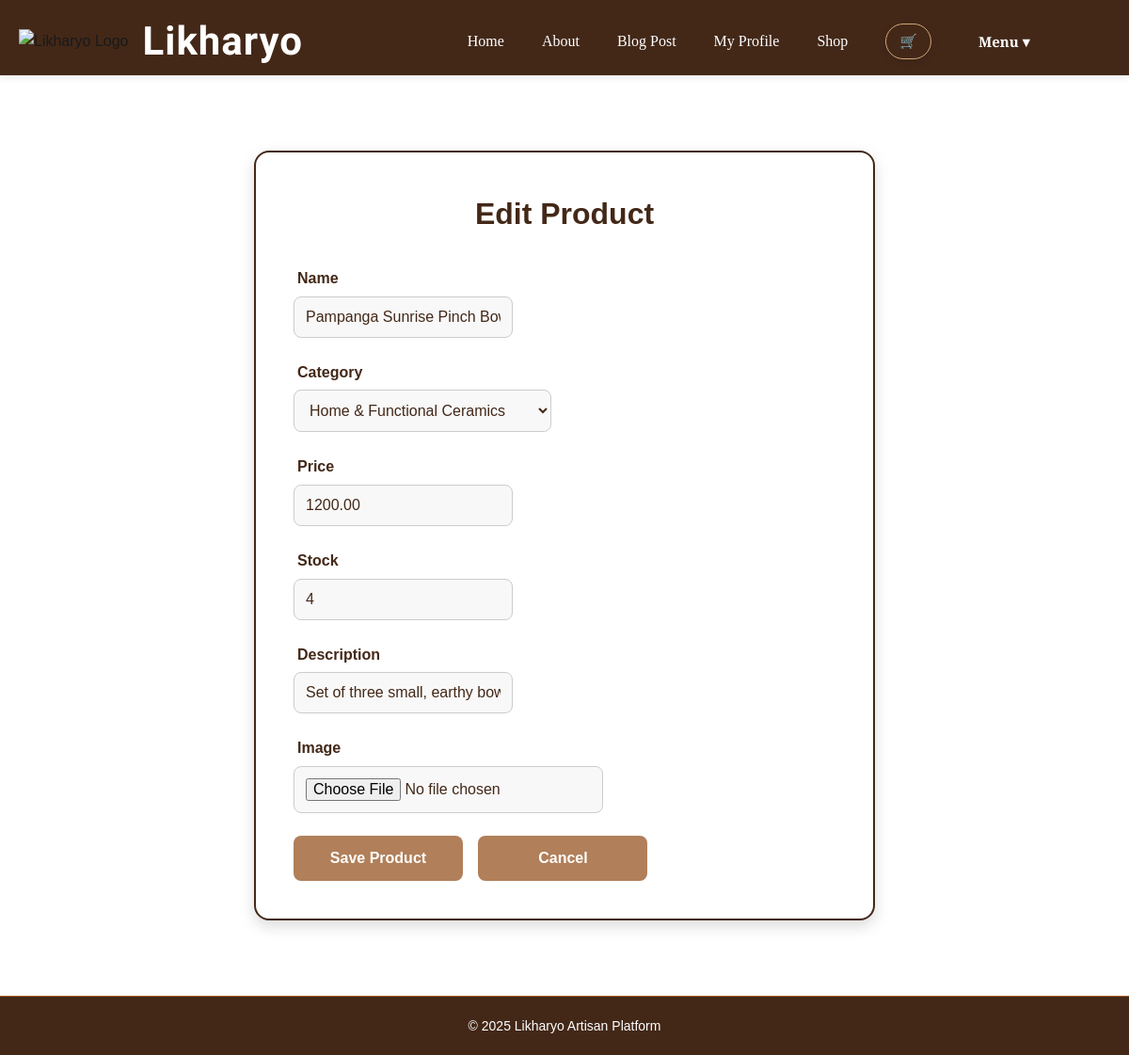
The app's page /edit-product/2 (signed in), older data.
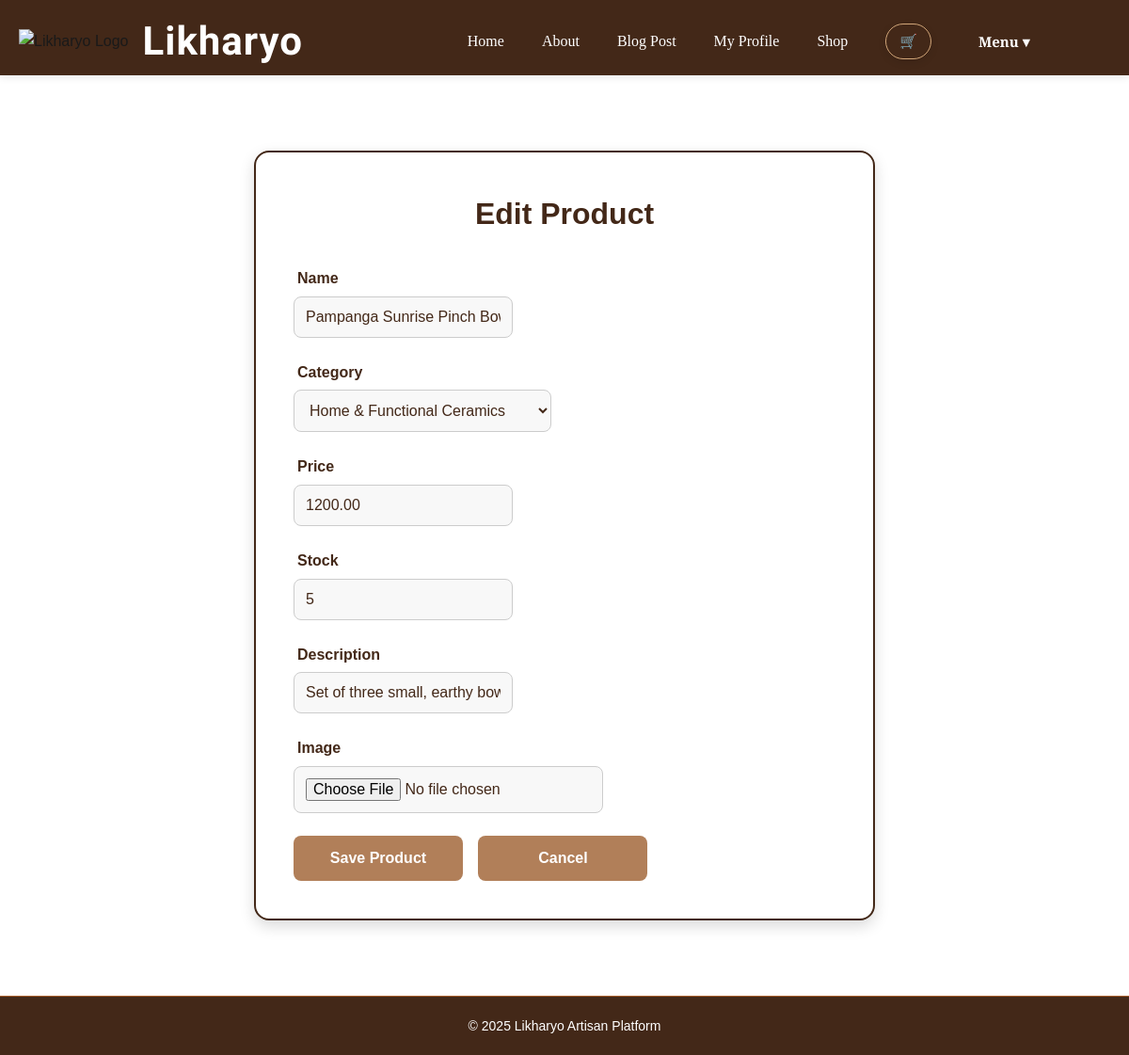
The same page, newer data.
### models.py (models this page shows, shortened)
class Item(db.Model):
    __tablename__ = 'items'
    item_id = db.Column(db.Integer, primary_key=True)
    name = db.Column(db.String(150), nullable=False)
    description = db.Column(db.Text, nullable=True)
    price = db.Column(db.Float, nullable=False)
    stock = db.Column(db.Integer)
    img_url = db.Column(db.String(250), nullable=True)
    category_id = db.Column(db.Integer, db.ForeignKey('category.id'), nullable=False)
    shop_id = db.Column(db.Integer, db.ForeignKey('shops.shop_id'), nullable=False)

### views.py (the view)
@views_bp.route('/edit-product/<int:item_id>', methods=['GET', 'POST'])
@login_required
def edit_product(item_id):
    try:
        item = Item.query.get_or_404(item_id)
        if item.shop.owner_id != current_user.user_id:
            abort(403)
        form = ItemForm()
        if form.validate_on_submit():
            item.name = form.name.data
            item.description = form.description.data
            item.price = form.price.data
            item.stock = form.stock.data
            cat_obj = get_or_create_category(form.category.data)
            item.category_id = cat_obj.id
            if form.image.data:
                item.img_url = save_picture(form.image.data)
            db.session.commit()
            flash('Product updated!', 'success')
            return redirect(url_for('views.my_shop'))
        elif request.method == 'GET':
            form.name.data = item.name
            form.description.data = item.description
            form.price.data = item.price
            form.stock.data = item.stock
            if item.category:
                form.category.data = item.category.name
        return render_template('manage_product.html', form=form, title="Edit Product")
    except Exception as e:
        db.session.rollback()  # rollback if commit fails
        current_app.logger.error(f"Error editing product {item_id}: {e}")
        flash("An error occurred while updating the product.", "danger")
        return redirect(url_for('views.my_shop'))

### forms.py
class ItemForm(FlaskForm):
    name = StringField(
        "Name",
        validators=[DataRequired(),
        ],
    )
    description = StringField(
        "Description",
        validators=[Optional(),
        ],
    )
    price = DecimalField(
        "Price",
        validators=[DataRequired(),
        ],
    )
    stock = IntegerField(
        "Stock",
        validators=[DataRequired(),
        ],
    )
    image = FileField("Image",
    validators=[Optional(), FileAllowed(['jpg', 'png', 'jpeg', 'gif'], 'Images only!'),
        ],
    )
    category = SelectField(
        "Category",
        choices=[
            ("CERAMIC", "Home & Functional Ceramics"),
            ("TEXTILE", "Sustainable Textiles & Fiber Art"),
            ("WOOD", "Leather & Wood Goods"),
            ("JEWELRY", "Personal Accessories & Jewelry"),
            ("ART", "Fine Art & Stationery"),
            ("WELLNESS", "Aromatics & Wellness"),
            ("GIFT", "Heirloom & Custom Gifts"),
        ],
        validators=[DataRequired(),
        ],
    )

### app.py (called while the page is built)
@login_manager.user_loader
def load_user(user_id):
    return User.query.get(int(user_id))

### templates/manage_product.html (shortened to what this page needs)
{% extends "base.html" %}
{% block extra_css %}
<link rel="stylesheet" href="{{ url_for('static', filename='manage_product.css') }}">
{% endblock %}
{% block content %}
<div class="container mt-5">
  <div class="card">
    <h2>{{ title }}</h2>
    <form method="POST" enctype="multipart/form-data">
      <div class="mb-3">
        {{ form.name.label(class="form-label") }}
        {{ form.name(class="form-control") }}
      </div>
      <div class="mb-3">
        {{ form.category.label(class="form-label") }}
        {{ form.category(class="form-control") }}
      </div>
      <div class="mb-3">
        {{ form.price.label(class="form-label") }}
        {{ form.price(class="form-control") }}
      </div>
      <div class="mb-3">
        {{ form.stock.label(class="form-label") }}
        {{ form.stock(class="form-control") }}
      </div>
      <div class="mb-3">
        {{ form.description.label(class="form-label") }}
        {{ form.description(class="form-control", rows=3) }}
      </div>
      <div class="mb-3">
        {{ form.image.label(class="form-label") }}
        {{ form.image(class="form-control", accept="image/*") }}
      </div>
      <div class="button-row">
        <button type="submit" class="btn btn-action">Save Product</button>
        <a href="{{ url_for('views.my_shop') }}" class="btn btn-action">Cancel</a>
      </div>
    </form>
  </div>
</div>
{% endblock %}

Row changes from the older to the newer data that the page shows:
changed Item "Pampanga Sunrise Pinch Bowl": stock "4" → "5"
